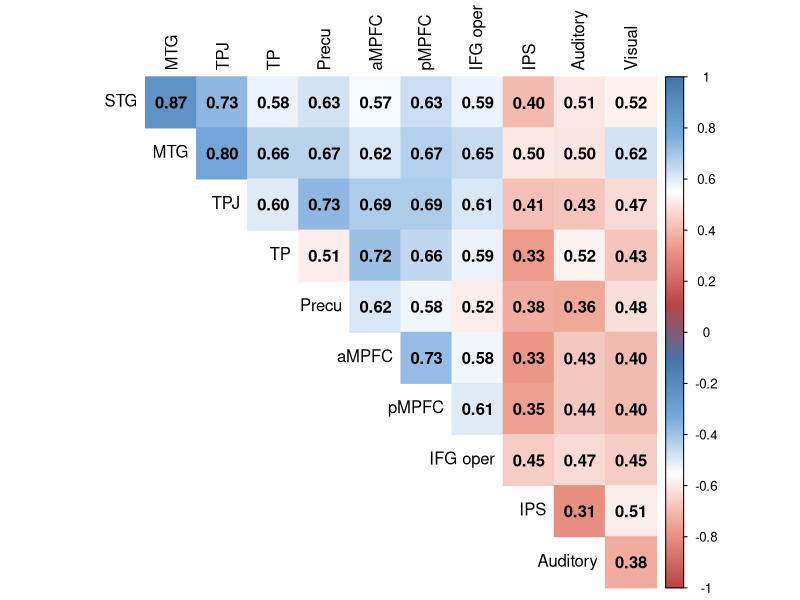
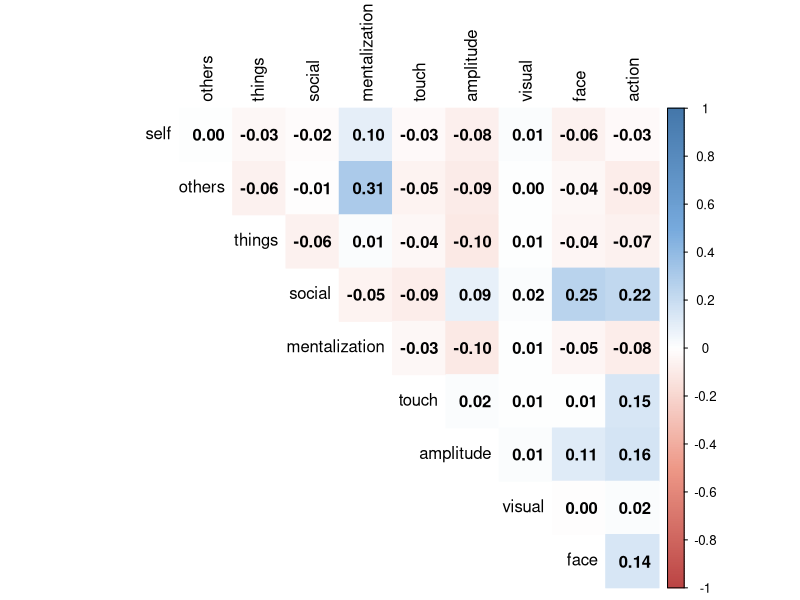
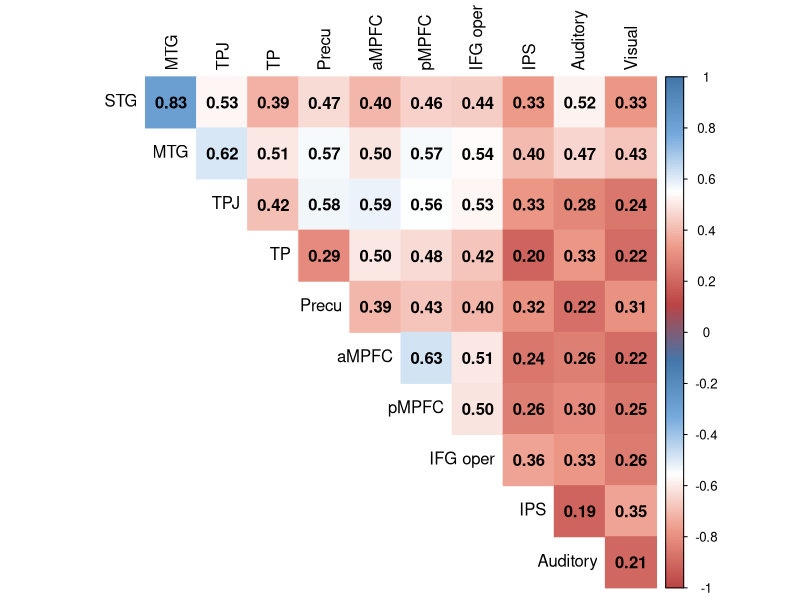
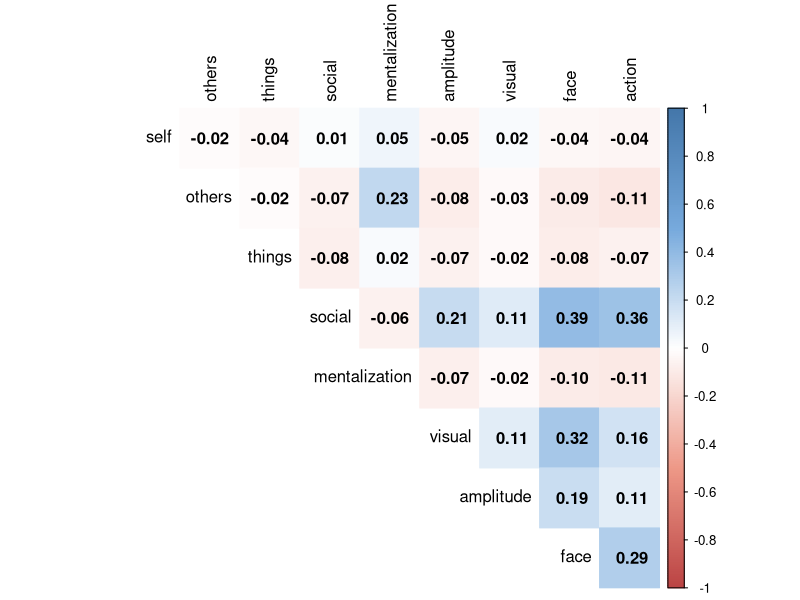

Reproduce these figures in R, in order.
library("readxl")
library(tidyverse)
library("RColorBrewer")

library(corrplot)
install.packages("purr")
corr <- as.matrix(read_excel("Summer_action.xlsx", sheet = "Neural Correlation"))

# Create the correlation of the summer graph
rownames(corr) <- c("STG", "MTG", "TPJ", 'TP', 'Precu',
                    'aMPFC','pMPFC', 'IFG oper','IPS','Auditory','Visual')
col <- colorRampPalette(c("#BB4444", "#EE9988", "#FFFFFF", "#77AADD", "#4477AA", 
                          "#BB4444", "#EE9988", "#FFFFFF", "#77AADD", "#4477AA"))
corrplot(corr, type = "upper", method="color",col = col(200),
         cl.lim = c(0, 1), addCoef.col = "black",tl.col="black",
         diag = FALSE)

predict_corr <- as.matrix(read_excel("Summer_action.xlsx", sheet = "Feature Correlation"))
rownames(predict_corr) <- c("self", "others", "things", "social", 
                            "mentalization", "touch","amplitude", "visual", "face", "action")
col <- colorRampPalette(c("#BB4444", "#EE9988", "#FFFFFF", "#77AADD", "#4477AA"))
corrplot(predict_corr,type="upper", 
         method="color", col=col(200), addCoef.col = "black",
         tl.col="black", diag = FALSE)



corr <- as.matrix(read_excel("Sherlock_with action.xlsx", sheet = "Neural Correlation"))
rownames(corr) <- c("STG", "MTG", "TPJ", 'TP', 'Precu',
                    'aMPFC','pMPFC', 'IFG oper','IPS','Auditory','Visual')
col <- colorRampPalette(c("#BB4444", "#EE9988", "#FFFFFF", "#77AADD", "#4477AA", 
                          "#BB4444", "#EE9988", "#FFFFFF", "#77AADD", "#4477AA"))
corrplot(corr, type = "upper", method="color",col = col(200),
         cl.lim = c(0, 1), addCoef.col = "black",tl.col="black",
         diag = FALSE)

predict_corr <- as.matrix(read_excel("Sherlock_with action.xlsx", sheet = "feature correlation"))
rownames(predict_corr) <- c("self", "others", "things", "social", 
                            "mentalization", "visual", "amplitude", "face", "action")
col <- colorRampPalette(c("#BB4444", "#EE9988", "#FFFFFF", "#77AADD", "#4477AA"))
corrplot(predict_corr, type="upper", method="color", col=col(200), 
         addCoef.col = "black",tl.col="black", diag = FALSE)

